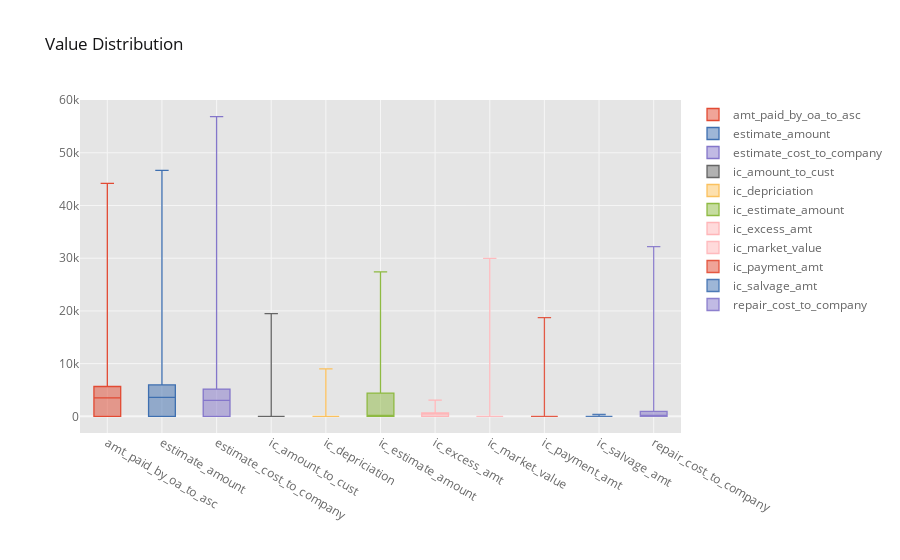

The notebook cell this image was saved under:
### Markdown cell above
# Please double-click the variablename to display the respective boxplot. Click another variable to compare. Reclick the selected variable to deselect. (plotted by plot.ly)
## This applies to all universal plots in the notebook, if visible.

### Code cell
numeric_new_1.iplot(kind='box',title="Value Distribution")

### Figure 1 — Plotly figure (JSON) as saved in the notebook; plotly's stock layout.template omitted (floating-point values rounded to 4 significant figures; data arrays with more than 128 entries replaced by an {"elided": "..."} marker saying what was removed)
{"data": [{"boxpoints": false, "line": {"width": 1.3}, "marker": {"color": "rgba(226, 74, 51, 1.0)"}, "name": "amt_paid_by_oa_to_asc", "orientation": "v", "type": "box", "y": {"elided": "2018 int values"}}, {"boxpoints": false, "line": {"width": 1.3}, "marker": {"color": "rgba(62, 111, 176, 1.0)"}, "name": "estimate_amount", "orientation": "v", "type": "box", "y": {"elided": "2018 int values"}}, {"boxpoints": false, "line": {"width": 1.3}, "marker": {"color": "rgba(132, 118, 202, 1.0)"}, "name": "estimate_cost_to_company", "orientation": "v", "type": "box", "y": {"elided": "2018 int values"}}, {"boxpoints": false, "line": {"width": 1.3}, "marker": {"color": "rgba(101, 101, 101, 1.0)"}, "name": "ic_amount_to_cust", "orientation": "v", "type": "box", "y": {"elided": "2018 int values"}}, {"boxpoints": false, "line": {"width": 1.3}, "marker": {"color": "rgba(251, 193, 94, 1.0)"}, "name": "ic_depriciation", "orientation": "v", "type": "box", "y": {"elided": "2018 int values"}}, {"boxpoints": false, "line": {"width": 1.3}, "marker": {"color": "rgba(142, 186, 66, 1.0)"}, "name": "ic_estimate_amount", "orientation": "v", "type": "box", "y": {"elided": "2018 int values"}}, {"boxpoints": false, "line": {"width": 1.3}, "marker": {"color": "rgba(255, 181, 184, 1.0)"}, "name": "ic_excess_amt", "orientation": "v", "type": "box", "y": {"elided": "2018 int values"}}, {"boxpoints": false, "line": {"width": 1.3}, "marker": {"color": "rgba(255, 181, 184, 0.8999999999999999)"}, "name": "ic_market_value", "orientation": "v", "type": "box", "y": {"elided": "2018 int values"}}, {"boxpoints": false, "line": {"width": 1.3}, "marker": {"color": "rgba(226, 74, 51, 0.8999999999999999)"}, "name": "ic_payment_amt", "orientation": "v", "type": "box", "y": {"elided": "2018 int values"}}, {"boxpoints": false, "line": {"width": 1.3}, "marker": {"color": "rgba(62, 111, 176, 0.8999999999999999)"}, "name": "ic_salvage_amt", "orientation": "v", "type": "box", "y": {"elided": "2018 int values"}}, {"boxpoints": false, "line": {"width": 1.3}, "marker": {"color": "rgba(132, 118, 202, 0.8999999999999999)"}, "name": "repair_cost_to_company", "orientation": "v", "type": "box", "y": {"elided": "2018 int values"}}], "layout": {"legend": {"bgcolor": "#FFFFFF", "font": {"color": "#666666"}}, "paper_bgcolor": "#FFFFFF", "plot_bgcolor": "#E5E5E5", "title": {"font": {"color": "#151516"}, "text": "Value Distribution"}, "xaxis": {"gridcolor": "#F6F6F6", "showgrid": true, "tickfont": {"color": "#666666"}, "title": {"font": {"color": "#666666"}, "text": ""}, "zerolinecolor": "#F6F6F6"}, "yaxis": {"gridcolor": "#F6F6F6", "showgrid": true, "tickfont": {"color": "#666666"}, "title": {"font": {"color": "#666666"}, "text": ""}, "zerolinecolor": "#F6F6F6"}}}
